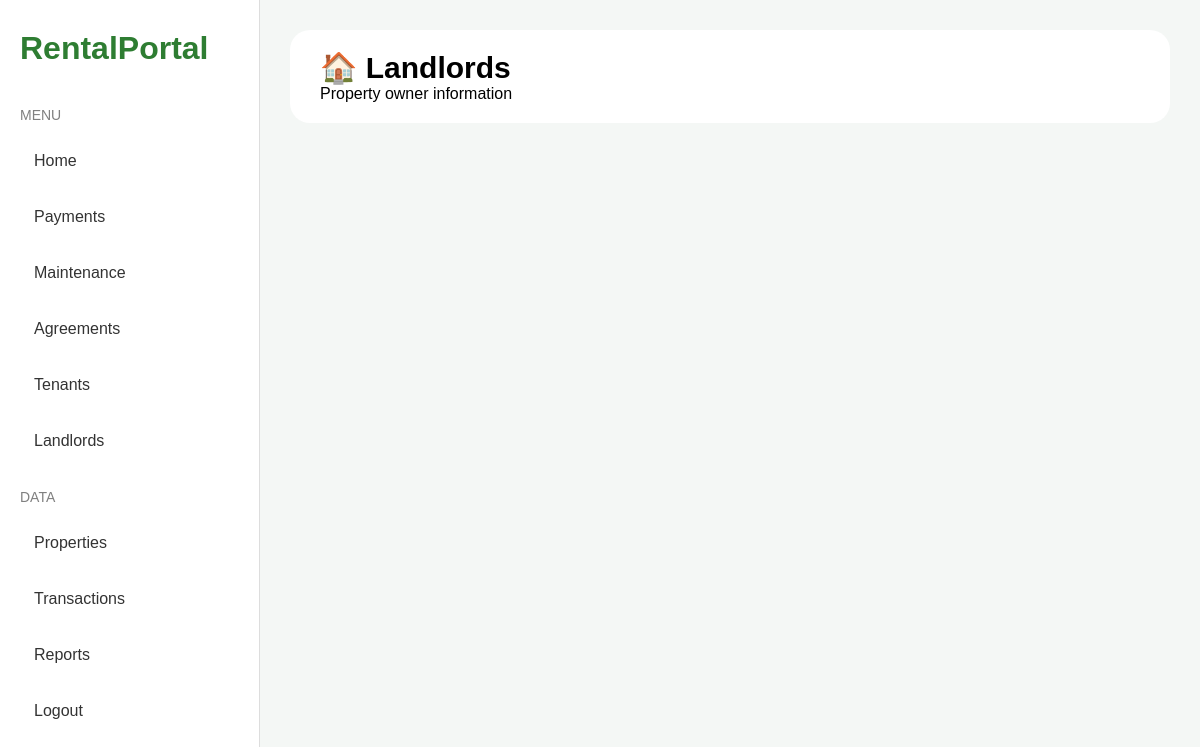
Before: /landlords-page with the older database file.
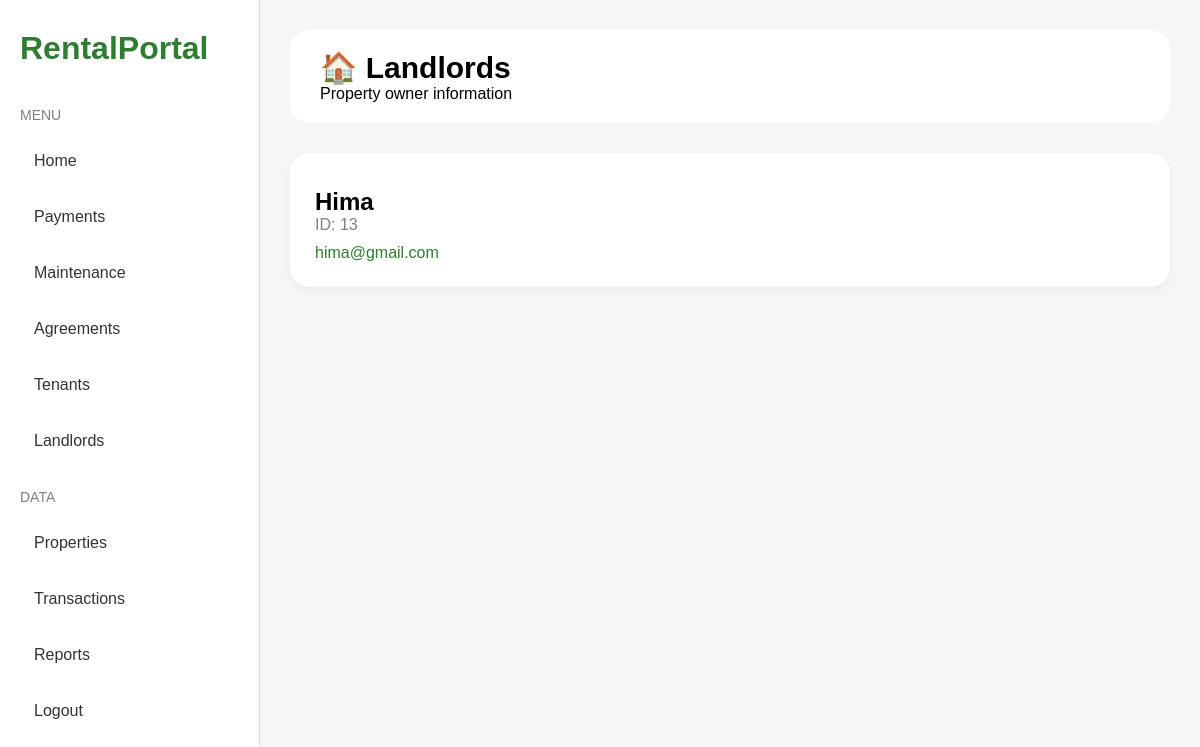
After: the same page with the newer database file.
### models/user_model.py (models this page shows)
class User(db.Model):
    id = db.Column(db.Integer, primary_key=True)
    name = db.Column(db.String(100))
    email = db.Column(db.String(100))
    password = db.Column(db.String(100))
    role = db.Column(db.String(50))

### app.py (the view)
@app.route('/landlords-page')
def landlords_page():
    landlords = User.query.filter_by(role='landlord').all()
    return render_template(
        'landlords.html',
        landlords=landlords
    )

### templates/landlords.html
{% extends "base_dashboard.html" %}
{% block content %}
<div class="topbar">
    <div>
        <h1>🏠 Landlords</h1>
        <p>Property owner information</p>
    </div>
</div>
<div class="cards">
{% for landlord in landlords %}
<div class="card">
    <h2>{{ landlord.name }}</h2>
    <p>
        ID: {{ landlord.id }}
    </p>
    <div class="growth">
        {{ landlord.email }}
    </div>
</div>
{% endfor %}
</div>
{% endblock %}

Changed rows visible on the page:
added User: name "Hima", id "13", email "hima@gmail.com"
